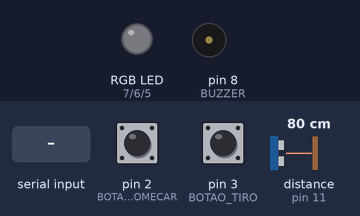
A sketch run on a simulated Arduino Uno, built with avr-gcc and run on an emulated ATmega328P. Shown: an RGB LED mixed from three pins (HIGH = lit), buzzer (waves = sounding). Wiring (inferred from the names in the program): ultrasonic range finder: trigger pin 10; echo pin 11. Inputs (shaded band) come from the test bench; at power-on: pin 2 (BOTAO_COMECAR) HIGH, pin 3 (BOTAO_TIRO) HIGH, distance to the obstacle (sensor on pin 11) 80 cm. The echo pulse lasts 58.3 µs per cm; pins used as bus, display or sensor lines are not drawn; what the sketch prints to the serial monitor is not drawn.

Above: at 1.2 s.
1.3 s: "r" received over Serial
At 1.38 s:
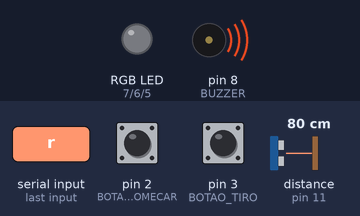
2.9 s: pin 2 (BOTAO_COMECAR) pulled LOW for 0.15 s
Timing chart, 0 to 5.9 s (numbered marks = the images above; inputs shaded):
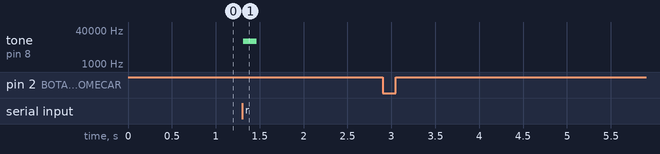

Measured:
- after the input at 1.3 s, tone on pin 8 (BUZZER): silent → 11839 Hz at once, → silent 0.15 s later
- after the input at 2.9 s, every drawn part: stays the same

The sketch:

nave.ino
```cpp
//## Os pinos | Um nome para cada pino. Se ligar uma peça em outro pino, mude só o número aqui.
// Jogo da nave: a mão sobre o sensor sobe e desce a nave na tela.
// O Arduino manda a distância e o botão para a tela; a tela manda de volta
// uma letra para acender o LED ou tocar o buzzer.

const int BOTAO_COMECAR = 2; // começa a partida
const int BOTAO_TIRO = 3;    // atira
const int TRIG = 10;
const int ECHO = 11;
const int BUZZER = 8;
const int LED_VERMELHO = 7;  // LED RGB
const int LED_VERDE = 6;
const int LED_AZUL = 5;

//## Memória do botão | Guarda se o botão já estava apertado, para contar um aperto só uma vez.
bool apertadoAntes = false;
bool tiroAntes = false;

//## setup | Roda uma vez: diz quais pinos são entrada e quais são saída e liga o Monitor Serial.
void setup()
{
  pinMode(BOTAO_COMECAR, INPUT_PULLUP);
  pinMode(BOTAO_TIRO, INPUT_PULLUP);
  pinMode(TRIG, OUTPUT);
  pinMode(ECHO, INPUT);
  pinMode(BUZZER, OUTPUT);
  pinMode(LED_VERMELHO, OUTPUT);
  pinMode(LED_VERDE, OUTPUT);
  pinMode(LED_AZUL, OUTPUT);
  Serial.begin(9600);
}

//## Sensor ultrassônico | Mede a distância da mão e manda para a tela, por exemplo D23.
void loop()
{
  // mede a distância e manda "D" + centímetros, por exemplo D23
  digitalWrite(TRIG, LOW);
  delayMicroseconds(2);
  digitalWrite(TRIG, HIGH);
  delayMicroseconds(10);
  digitalWrite(TRIG, LOW);
  long tempo = pulseIn(ECHO, HIGH, 20000);
  int distancia = tempo / 58;
  Serial.print("D");
  Serial.println(distancia);

//## Botões | No momento em que aperta, manda B1 (começar) ou B2 (atirar) para a tela.
  // botão de começar: manda B1 só no momento em que aperta
  bool apertado = digitalRead(BOTAO_COMECAR) == LOW;
  if (apertado && !apertadoAntes) {
    Serial.println("B1");
  }
  apertadoAntes = apertado;

  // botão de tiro: manda B2 só no momento em que aperta
  bool tiro = digitalRead(BOTAO_TIRO) == LOW;
  if (tiro && !tiroAntes) {
    Serial.println("B2");
  }
  tiroAntes = tiro;

//## Ouvir a tela | Lê as letras que a tela manda e passa para a função comando.
  // letras que a tela mandou
  while (Serial.available() > 0) {
    int n = Serial.read();  // a tela manda números, iguais aos dos blocos: 1 = r, 2 = g, 3 = b, 4 = y...
    if (n > 0 && n < 14) comando(" rgbyotaefxcwp"[n]);
    if (n >= 20) tone(BUZZER, 440 * pow(2.0, (n - 57) / 12.0), 150);  // 20 ou mais é uma nota da música (57 = lá, igual ao bloco)

  }
  delay(30);
}

//## LED RGB | Acende as cores do LED: HIGH acende, LOW apaga.
void cor(int vermelho, int verde, int azul)
{
  digitalWrite(LED_VERMELHO, vermelho);
  digitalWrite(LED_VERDE, verde);
  digitalWrite(LED_AZUL, azul);
}

//## O que cada letra faz | r, g, b, y, w, p mudam a cor do LED; t e a tocam os sons do jogo.
void comando(char letra)
{
  if (letra == 'r') cor(HIGH, LOW, LOW);       // vermelho: 1 vida
  if (letra == 'g') cor(LOW, HIGH, LOW);       // verde: 3 vidas
  if (letra == 'b') cor(LOW, LOW, HIGH);       // azul: tiro
  if (letra == 'y') cor(HIGH, HIGH, LOW);      // amarelo: 2 vidas
  if (letra == 'w') cor(HIGH, HIGH, HIGH);     // branco: bateu
  if (letra == 'p') cor(HIGH, LOW, HIGH);      // roxo: fim de jogo
  if (letra == 'o') cor(LOW, LOW, LOW);        // apaga
  if (letra == 't') tone(BUZZER, 1800, 20);    // tiro
  if (letra == 'a') tone(BUZZER, 1200, 80);    // acertou
}
```
